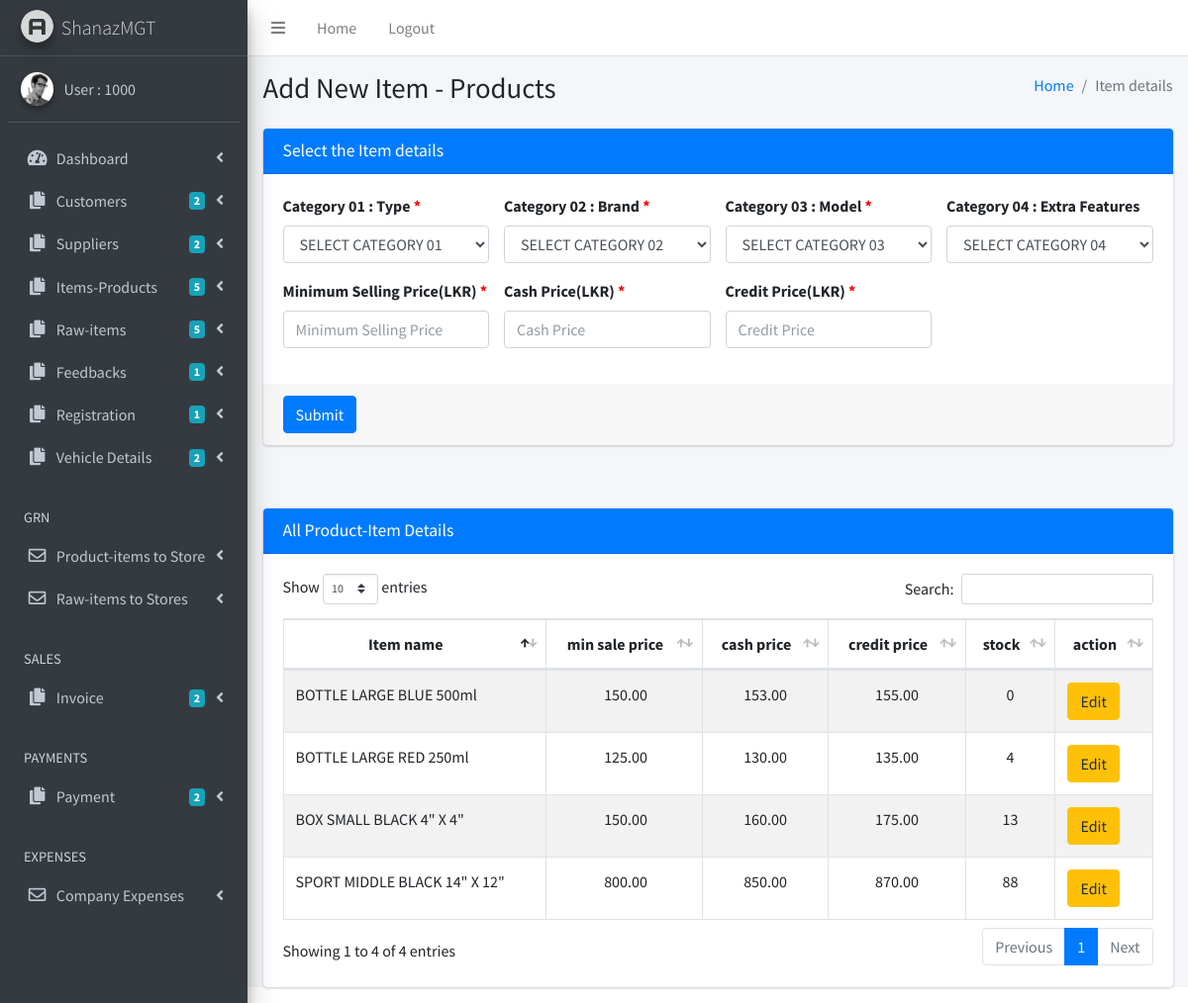
The app's page /product_item.php (signed in) with its own data.
### tables this page shows
CREATE TABLE IF NOT EXISTS `product_item` (
  `id` int(11) NOT NULL AUTO_INCREMENT,
  `cat1` int(11) NOT NULL,
  `cat2` int(11) NOT NULL,
  `cat3` int(11) NOT NULL,
  `cat4` int(11) NOT NULL,
  `min_sale_price` double(10,2) NOT NULL,
  `cash_price` double(10,2) NOT NULL,
  `credit_price` double(10,2) NOT NULL,
  `stock` int(11) NOT NULL,
  `user` int(5) NOT NULL,
  `status` int(2) NOT NULL DEFAULT '1',
  `entered_date` timestamp NOT NULL DEFAULT CURRENT_TIMESTAMP,
  PRIMARY KEY (`id`),
  KEY `cat 1 _idx` (`cat1`),
  KEY `cat 2_idx` (`cat2`),
  KEY `cat 3_idx` (`cat3`),
  KEY `cat 4_idx` (`cat4`),
  KEY `user id_idx` (`user`)
);

CREATE TABLE IF NOT EXISTS `category_one` (
  `id` int(11) NOT NULL AUTO_INCREMENT,
  `type` varchar(50) NOT NULL,
  `status` int(2) NOT NULL DEFAULT '1',
  `entered_date` timestamp NOT NULL DEFAULT CURRENT_TIMESTAMP,
  `user` int(2) NOT NULL,
  PRIMARY KEY (`id`),
  KEY `user id_idx` (`user`)
);

CREATE TABLE IF NOT EXISTS `category_two` (
  `id` int(11) NOT NULL AUTO_INCREMENT,
  `brand` varchar(50) NOT NULL,
  `status` int(2) NOT NULL DEFAULT '1',
  `entered_date` timestamp NOT NULL DEFAULT CURRENT_TIMESTAMP,
  `user` int(2) NOT NULL,
  PRIMARY KEY (`id`),
  KEY `user id_idx` (`user`)
);

CREATE TABLE IF NOT EXISTS `category_three` (
  `id` int(11) NOT NULL AUTO_INCREMENT,
  `model` varchar(50) NOT NULL,
  `status` int(2) NOT NULL DEFAULT '1',
  `entered_date` timestamp NOT NULL DEFAULT CURRENT_TIMESTAMP,
  `user` int(2) NOT NULL,
  PRIMARY KEY (`id`),
  KEY `user id_idx` (`user`)
);

CREATE TABLE IF NOT EXISTS `category_four` (
  `id` int(11) NOT NULL AUTO_INCREMENT,
  `extra` varchar(50) NOT NULL,
  `status` int(2) NOT NULL DEFAULT '1',
  `entered_date` timestamp NOT NULL DEFAULT CURRENT_TIMESTAMP,
  `user` int(2) NOT NULL,
  PRIMARY KEY (`id`),
  KEY `user id_idx` (`user`)
);

### product_item.php (the view, shortened to what this page needs)
<!DOCTYPE html>
<html>
    <head>
        <link rel="stylesheet" href="plugins/fontawesome-free/css/all.min.css">
        <link rel="stylesheet" href="https://code.ionicframework.com/ionicons/2.0.1/css/ionicons.min.css">
        <link rel="stylesheet" href="dist/css/adminlte.min.css">
        <link rel="stylesheet" href="plugins/datatables-bs4/css/dataTables.bootstrap4.min.css">
        <link rel="stylesheet" href="plugins/datatables-responsive/css/responsive.bootstrap4.min.css">
        <link rel="stylesheet" href="plugins/select2/css/select2.min.css">
        <link rel="stylesheet" href="plugins/select2-bootstrap4-theme/select2-bootstrap4.min.css">
        <link rel="stylesheet" href="plugins/bootstrap4-duallistbox/bootstrap-duallistbox.min.css">
        <link rel="stylesheet" href="dist/css/adminlte.min.css">
        <link rel="stylesheet" href="plugins/datatables-bs4/css/dataTables.bootstrap4.min.css">
        <link rel="stylesheet" href="plugins/datatables-responsive/css/responsive.bootstrap4.min.css">
        <link rel="stylesheet" href="plugins/fontawesome-free/css/all.min.css">
  <link rel="stylesheet" href="https://code.ionicframework.com/ionicons/2.0.1/css/ionicons.min.css">
  <link rel="stylesheet" href="plugins/overlayScrollbars/css/OverlayScrollbars.min.css">
  <link rel="stylesheet" href="dist/css/adminlte.min.css">
    </head>
  <body class="hold-transition sidebar-mini layout-fixed layout-navbar-fixed layout-footer-fixed">
 <?php
   include 'sidebar.php';
  ?>
        <div class="content-wrapper">
            <section class="content-header">
                <div class="container-fluid">
                    <div class="row mb-2">
                        <div class="col-sm-6">
                            <h1>Add New Item - Products</h1>
                        </div>
                        <div class="col-sm-6">
                            <ol class="breadcrumb float-sm-right">
                                <li class="breadcrumb-item"><a href="#">Home</a></li>
                                <li class="breadcrumb-item active">Item details</li>
                            </ol>
                        </div>
                    </div>
                </div>
            </section>
            <section class="content">
                <div class="container-fluid">
                    <div class="card card-primary">
                        <div class="card-header">
                            <h3 class="card-title">Select the Item details</h3>
                        </div>
                        <form name="myForm" id="myform" action="" method="POST" enctype="multipart/form-datam" onsubmit="return submitForm();" >
                            <div class="card-body">
                                <div class="row">
                                    <div class="col-md-3">
                                        <div class="form-group">
                                            <label> Category 01 : Type<font color='red'> *</font></label>
                                            <select class="form-control select2" style="width: 100%;" name="cat1" id ="cat1" required>
                                                <option value=""> SELECT CATEGORY 01 </OPTION>
                                            </select>
                                        </div>
                                        <div class="form-group">
                                            <label for="examplebr">Minimum Selling Price(LKR)<font color='red'> *</font></label>
                                            <input type="number" class="form-control" id="msp" name="msp"  placeholder="Minimum Selling Price" autocomplete="off">
                                        </div>
                                    </div>
                                    <div class="col-md-3">
                                        <div class="form-group">
                                            <label>Category 02 : Brand<font color='red'> *</font></label>
                                            <select class="form-control select2" style="width: 100%;" name="cat2" id ="cat2" required>
                                                <option value=""> SELECT CATEGORY 02 </OPTION>
                                            </select>
                                        </div>
                                        <div class="form-group">
                                            <label for="examplebr">Cash Price(LKR)<font color='red'> *</font></label>
                                            <input type="number" class="form-control" id="cash" name="cash"  placeholder="Cash Price" autocomplete="off">
                                        </div>
                                    </div>
                                    <div class="col-md-3">
                                        <div class="form-group">
                                            <label>Category 03 : Model<font color='red'> *</font></label>
                                            <select class="form-control select2" style="width: 100%;" name="cat3" id ="cat3" required>
                                                <option value=""> SELECT CATEGORY 03 </OPTION>
                                            </select>
                                        </div>
                                        <div class="form-group">
                                            <label for="examplebr">Credit Price(LKR)<font color='red'> *</font></label>
                                            <input type="number" class="form-control" id="credit" name="credit"  placeholder="Credit Price" autocomplete="off">
                                        </div>
                                    </div>
                                    <div class="col-md-3">
                                        <div class="form-group">
                                            <label>Category 04 : Extra Features</label>
                                            <select class="form-control select2" style="width: 100%;" name="cat4" id ="cat4">
                                                <option value=""> SELECT CATEGORY 04 </OPTION>
                                            </select>
                                        </div>
                                    </div>
                                </div>
                            </div>
                            <div class="card-footer">
                                <button type="submit" class="btn btn-primary" id ="submit">Submit </button>
                            </div>
                        </form>
                    </div>
                    <br><br>
                    <div class="card card-primary">
                        <div class="card-header">
                            <h3 class="card-title">All Product-Item Details</h3>
                        </div>
                        <div class="card-body">
                            <table id="example2" class="table table-bordered table-striped">
                                <thead>
                                    <?php
                                    echo "<tr><th><center> Item name </center></th><th><center> min sale price </center></th><th><center> cash price </center></th><th><center> credit price </center></th><th><center> stock </center></th><th><center> action </center></th>
					</tr>
                                       </thead>
                                        <tbody>";
                                    $sql = "SELECT id,cat1,min_sale_price,cat2,cash_price,cat3,credit_price,cat4,stock FROM product_item WHERE  status = '1'  ";
                                    $result = mysqli_query($con, $sql);
                                    while ($arraySomething1 = mysqli_fetch_array($result)) {
                                        $id = $arraySomething1['id'];
                                        $cat1 = $arraySomething1['cat1'];
                                        $msp = $arraySomething1['min_sale_price'];
                                        $cat2 = $arraySomething1['cat2'];
                                        $cash = $arraySomething1['cash_price'];
                                        $cat3 = $arraySomething1['cat3'];
                                        $credit = $arraySomething1['credit_price'];
                                        $cat4 = $arraySomething1['cat4'];
                                        $stock = $arraySomething1['stock'];
                                        $sql1 = "select type from category_one where id ='$cat1'  ";
                                        $result1 = mysqli_query($con, $sql1);
                                        while ($row1 = mysqli_fetch_array($result1)) {
                                            $cat11 = $row1['type'];
                                        }
                                        $sql22 = "select brand from category_two where id ='$cat2'  ";
                                        $result2 = mysqli_query($con, $sql22);
                                        while ($row2 = mysqli_fetch_array($result2)) {
                                            $cat22 = $row2['brand'];
                                        }
                                        $sql33 = "select model from category_three where id ='$cat3'  ";
                                        $result3 = mysqli_query($con, $sql33);
                                        while ($row3 = mysqli_fetch_array($result3)) {
                                            $cat33 = $row3['model'];
                                        }
                                        $sql44 = "select extra from category_four where id ='$cat4'  ";
                                        $result4 = mysqli_query($con, $sql44);
                                        while ($row4 = mysqli_fetch_array($result4)) {
                                            $cat44 = $row4['extra'];
                                        }
                                        echo "<tr> <td>" . $cat11 . " " . $cat22 . " " . $cat33 . " " . $cat44 . " </td><td> <center>&nbsp" . $msp . " </center></td><td><center>" . $cash . "</center></td><td> <center>" . $credit . "</center> </td>
                                                         <td> <center>" . $stock . "</center> </td>";
                                                echo "<td> <div class='btn-group'>
                     <center>         <a href='edit_productitem.php?r=$id'><button type='button' class='btn btn-warning'>Edit</button></a></center>
                      </div></td>";
                                    }
                                    echo "</tbody>
                                                                                 ";
                                    ?>
                            </table>
                        </div>  </div>
                </div>
            </section>
        </div>
</body>

### records on screen
product_item: cat1.type "BOX", cat2.brand "SMALL", cat3.model "BLACK", cat4.extra "4\" X 4\"", min_sale_price "150.00", cash_price "160.00", credit_price "175.00", stock "13"
product_item: cat1.type "BOTTLE", cat2.brand "LARGE", cat3.model "RED", cat4.extra "250ml", min_sale_price "125.00", cash_price "130.00", credit_price "135.00", stock "4"
product_item: cat1.type "SPORT", cat2.brand "MIDDLE", cat3.model "BLACK", cat4.extra "14\" X 12\"", min_sale_price "800.00", cash_price "850.00", credit_price "870.00", stock "88"
product_item: cat1.type "BOTTLE", cat2.brand "LARGE", cat3.model "BLUE", cat4.extra "500ml", min_sale_price "150.00", cash_price "153.00", credit_price "155.00", stock "0"

### other values on screen
$_SESSION['sess_name'] "1000"
